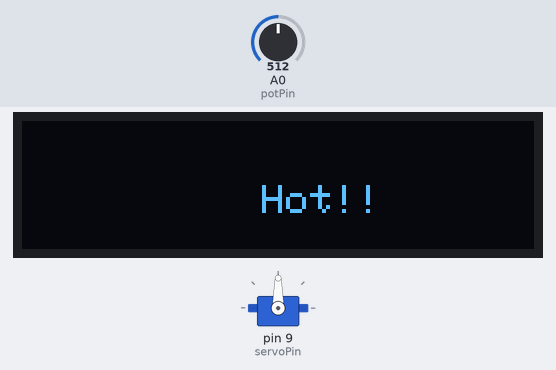
Bench run of a sketch on a simulated Arduino Uno, built with avr-gcc and run on an emulated ATmega328P. On the bench: 128×32 one-colour display, servo. Inputs (shaded band) come from the test bench; at power-on: A0 (potPin) = 512. What the sketch prints to the serial monitor is not drawn.

Above: at 1.4 s.
1.5 s: A0 (potPin) set to 491
At 2.2 s:
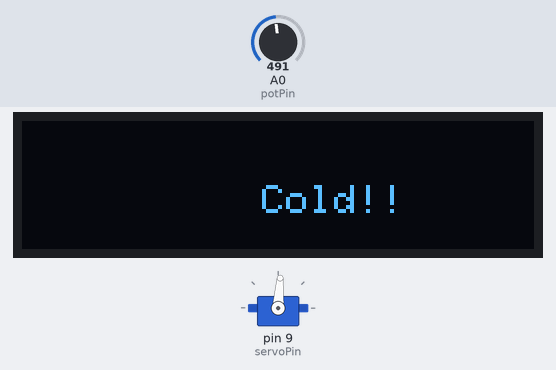
3.0 s: A0 (potPin) set to 306
At 3.3 s:
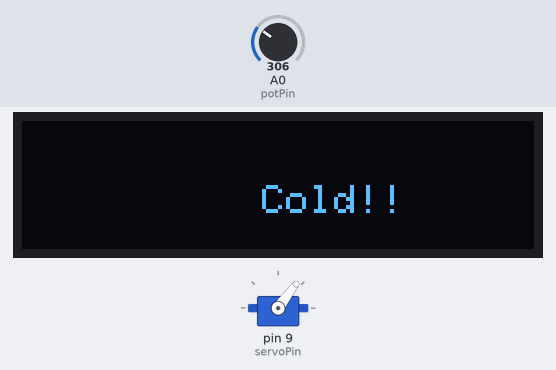
4.5 s: A0 (potPin) set to 122
At 5.5 s:
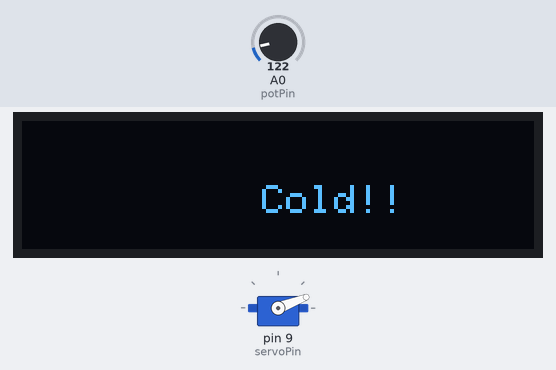
6.0 s: A0 (potPin) set to 0
At 7.0 s:
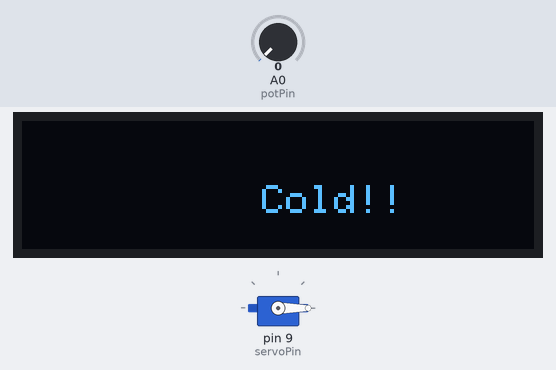
7.5 s: A0 (potPin) set to 4
At 8.0 s:
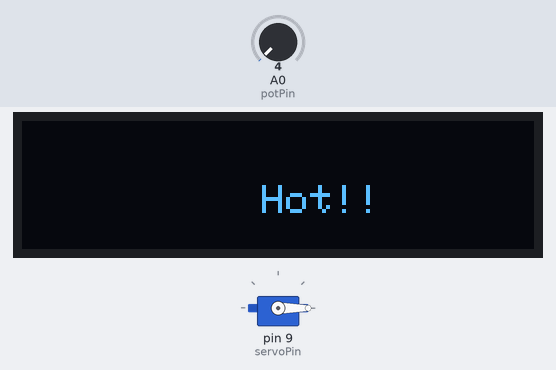
Timing chart, 0 to 10.0 s (numbered marks = the images above; inputs shaded):
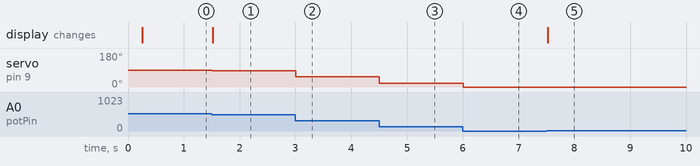

The sketch:

ScreenServo.ino
```cpp
#include <Servo.h>
#include <Wire.h>
#include <Adafruit_GFX.h>
#include <Adafruit_SSD1306.h>

#define SCREEN_WIDTH 128
#define SCREEN_HEIGHT 32

#define OLD_RESET -1


Servo servo1;

int servoPin = 9;
int potPin = A0;
int minPWM = 500;
int maxPWM = 2500;
int lastValue = 0;

Adafruit_SSD1306 display(SCREEN_WIDTH, SCREEN_HEIGHT, &Wire, -1);

void setup() {
  Serial.begin(115200);

  if(!display.begin(SSD1306_SWITCHCAPVCC, 0x3c)){
    Serial.println(F("SSD1306 allocation failed"));
    for(;;);
  }
  delay(200);
  display.clearDisplay();
  display.setTextSize(1);
  display.setTextColor(WHITE);
  display.setCursor(60, 16);
  display.println("Begin!!");
  display.display();


  //servo setup
  servo1.attach(servoPin, minPWM, maxPWM);
}

void loop() {
  int currentval = analogRead(potPin);
  int angle = map(currentval,0,1023,0,180);
  servo1.write(angle);

  if(currentval > (lastValue + 2)) {
  Serial.println("Hot!!");
  display.clearDisplay();
  display.setTextSize(1);
  display.setTextColor(WHITE);
  display.setCursor(60, 16);
  display.println("Hot!!");
  display.display();
  }


  if(currentval < (lastValue - 2)) {
  Serial.println("Cold!!");
  display.clearDisplay();
  display.setTextSize(1);
  display.setTextColor(WHITE);
  display.setCursor(60, 16);
  display.println("Cold!!");
  display.display();
  }

  lastValue = currentval;

  delay(10);

}
```

Measured:
- the behaviour switches between 510 and 509 on A0 (potPin) (found by bisection; images 0 and 1)
- the behaviour switches between 2 and 3 on A0 (potPin) (found by bisection; images 4 and 5)
- after the input at 1.5 s, servo on pin 9 (servoPin): 90° → 86° at once; the display: changes at once (image 1)
- after the input at 3.0 s, servo on pin 9 (servoPin): 86° → 53° at once
- after the input at 4.5 s, servo on pin 9 (servoPin): 53° → 21° at once
- after the input at 6.0 s, servo on pin 9 (servoPin): 21° → 0° at once
- after the input at 7.5 s, the display: changes at once (image 5)
